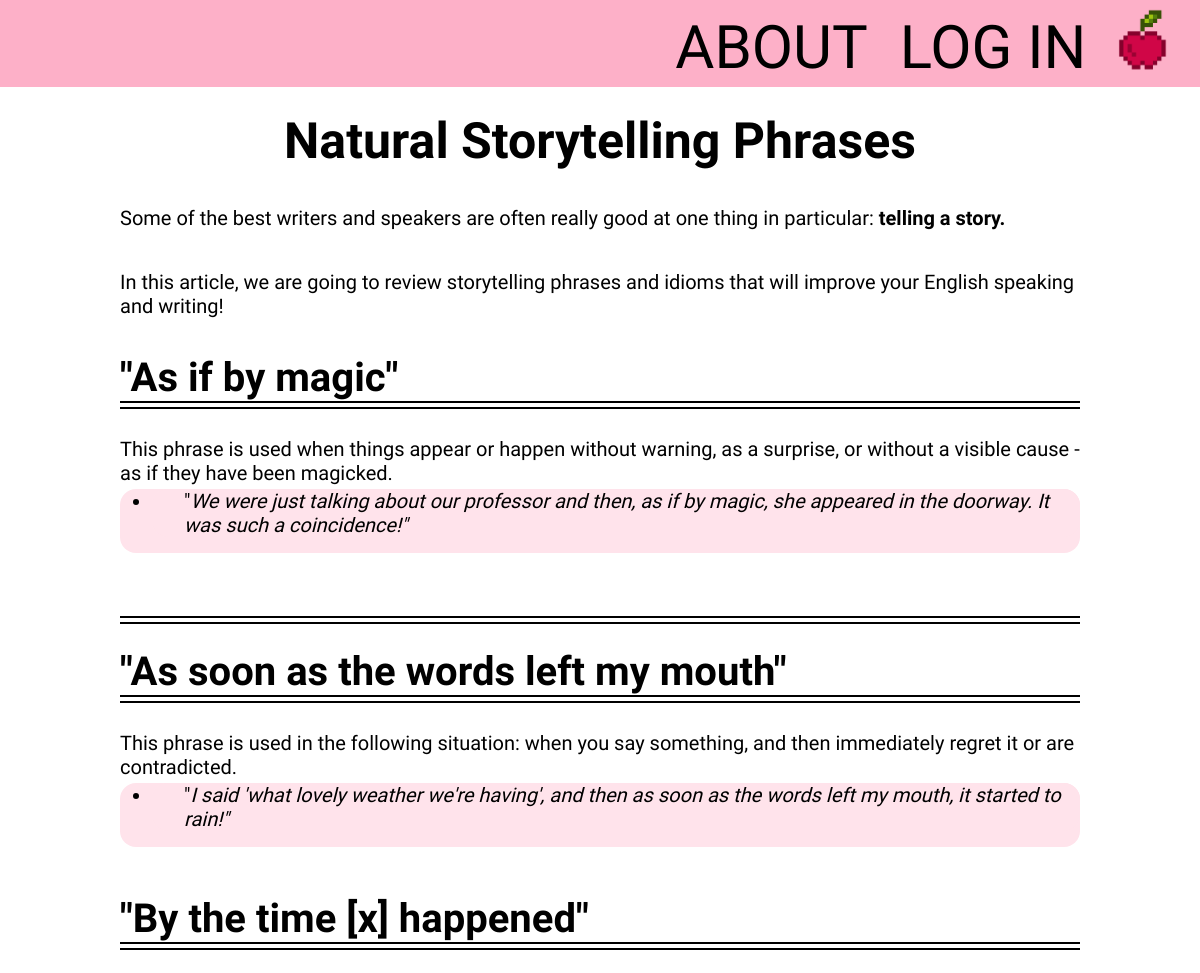
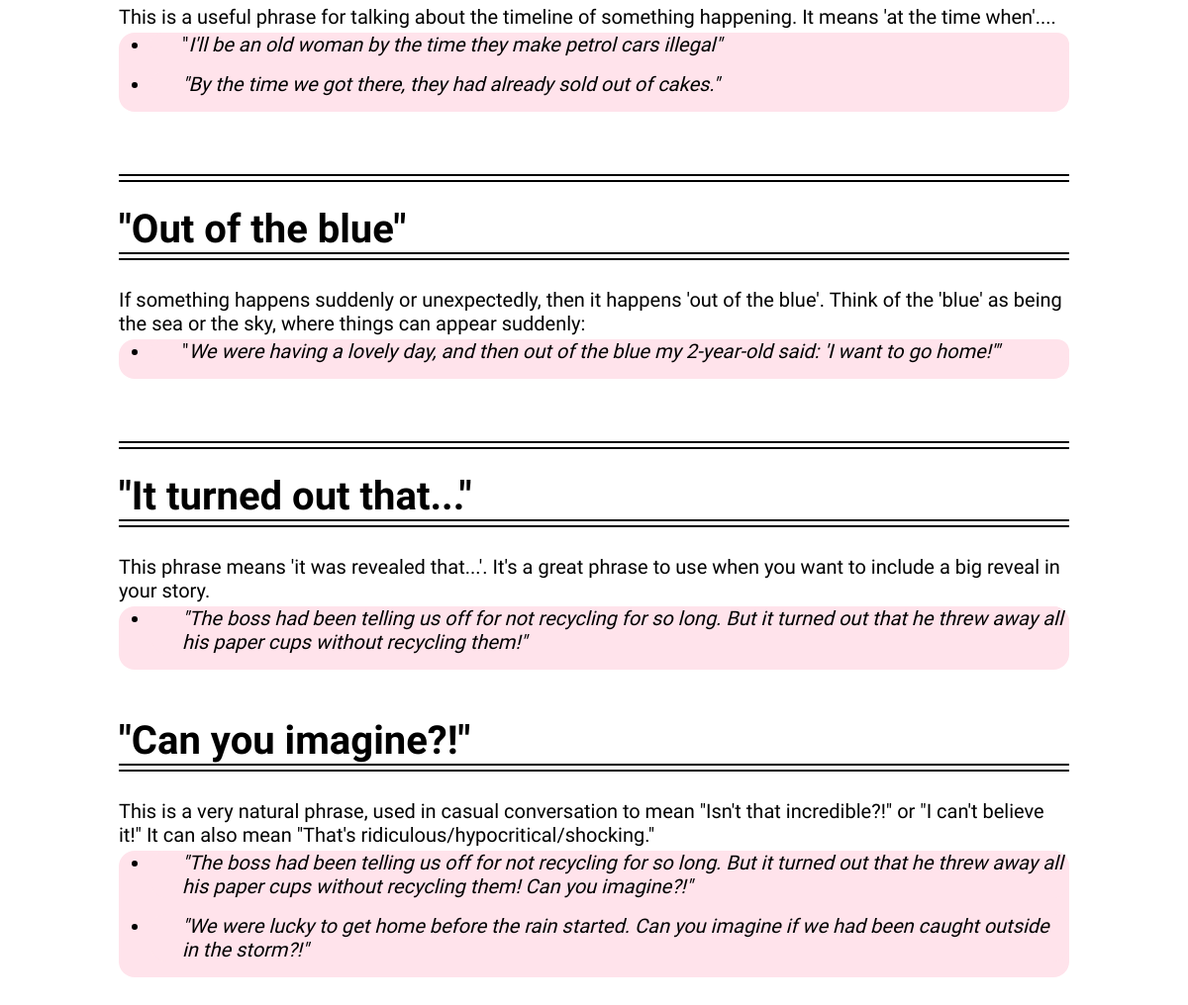
The page /preview_lesson/11/ on the database its author committed (2 pictures, top to bottom).
### learning/models.py (models this page shows, shortened)
class Lesson(models.Model):
    title = models.CharField(max_length=255)
    preview = models.TextField(
        validators=[MinLengthValidator(200), MaxLengthValidator(300)],
        help_text="A short preview of the lesson (200-300 characters)",
    )
    content = CKEditor5Field(null=True, blank=True, config_name='default')
    created_by = models.ForeignKey(User, on_delete=models.CASCADE)
    created_at = models.DateTimeField(auto_now_add=True)
    updated_at = models.DateTimeField(auto_now=True)
    tags = models.ManyToManyField(Tag, related_name='lessons', blank=True)

### learning/views.py (the view)
# urls.py: path('preview_lesson/<int:lesson_id>/', views.preview_lesson, name='preview_lesson'),
def preview_lesson(request, lesson_id):
    lesson = get_object_or_404(Lesson, id=lesson_id)
    return render(request, 'preview_lesson.html', {'lesson': lesson})

### learning/context_processors.py (called while the page is built)
def user_group_context(request):
    user_group = None
    if request.user.is_authenticated:
        if request.user.groups.filter(name="Content Creators").exists():
            user_group = "Content Creators"
        elif request.user.groups.filter(name="Students").exists():
            user_group = "Students"
    return {"user_group": user_group}

### learning/templates/preview_lesson.html (shortened to what this page needs)
{% extends "base.html" %}
{% load static %}
{% block content %}
    <h1>{{ lesson.title }}</h1>
    <div class="lesson-content">
        {{ lesson.content|safe }}
    </div>
{% endblock %}

### learning/static/learning/css/static.css (style rules this page uses)
:root { --white: #ffffff; --black: #000000; --pink: #fdb0c8; --lightpink: #FFE3EB; --cherry: #d00647; --red: #85012c; --black: black }
* { margin: 0; padding: 0; color: black }
body { background-color: var(--white); font-family: "Atkinson Hyperlegible Next", serif; scrollbar-width: none; -ms-overflow-style: none; }
h1 { font-size: clamp(30px, 5vw, 50px); margin-top: 2rem; }
p { font-size: clamp(15px, 3.5vw, 20px); margin: 0.25rem 0; }
.lesson-content { display: flex; flex-direction: column; text-align: left; width: 90vw; max-width: 60rem; margin: 2rem; }
.lesson-content > h3 { font-size: clamp(20px, 4vw, 40px); margin-bottom: 2rem; position: relative; }
.lesson-content > h3::after, .lesson-content > h3::before { content: ""; position: absolute; left: 0; width: 100%; height: 2px; background-color: currentColor; }
.lesson-content > h3::after { bottom: -2px; }
.lesson-content > h3::before { bottom: -8px; }
.lesson-content > ol, ul, ol li, ul li { font-size: clamp(15px, 3.5vw, 20px); margin-bottom: 1rem; background-color: var(--lightpink); list-style-position: outside; padding-left: 2rem; border-radius: 1rem; }

### rows shown on the page
Lesson: title "Natural Storytelling Phrases", content "Some of the best writers and speakers are often really good at one thing in particular: telling a story. In this article, we are going to review storytelling phrases and idioms that will improve your English speaking and writing! \"As if by magic\" This phrase is used when things appear or happen without warning, as a surprise, or without a visible cause - as if they have been magicked. \" We were just talking about our professor and then, as if by magic, she appeared in the doorway. It was such a coincidence!\" \"As soon as the words left my mouth\" This phrase is used in the following situation: when you say something, and then immediately regret it or are contradicted. \" I said 'what lovely…"
